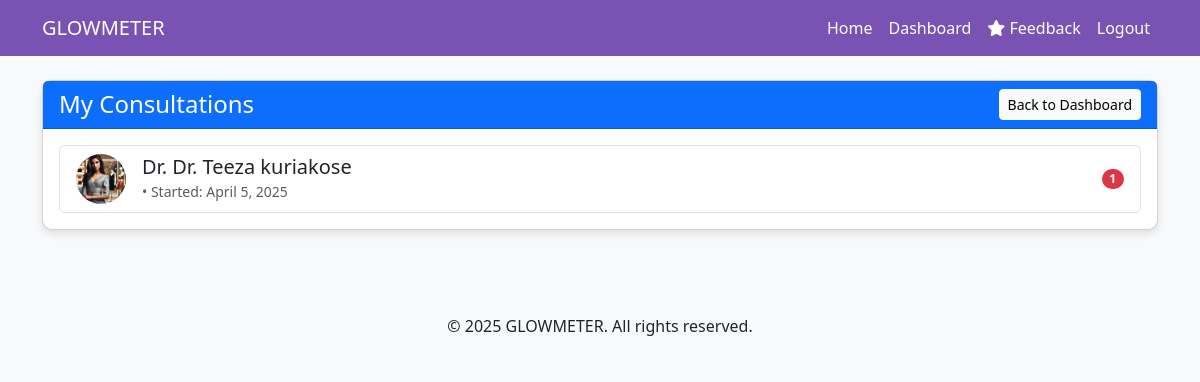
The app's page /my-consultations/ (signed in), older data.
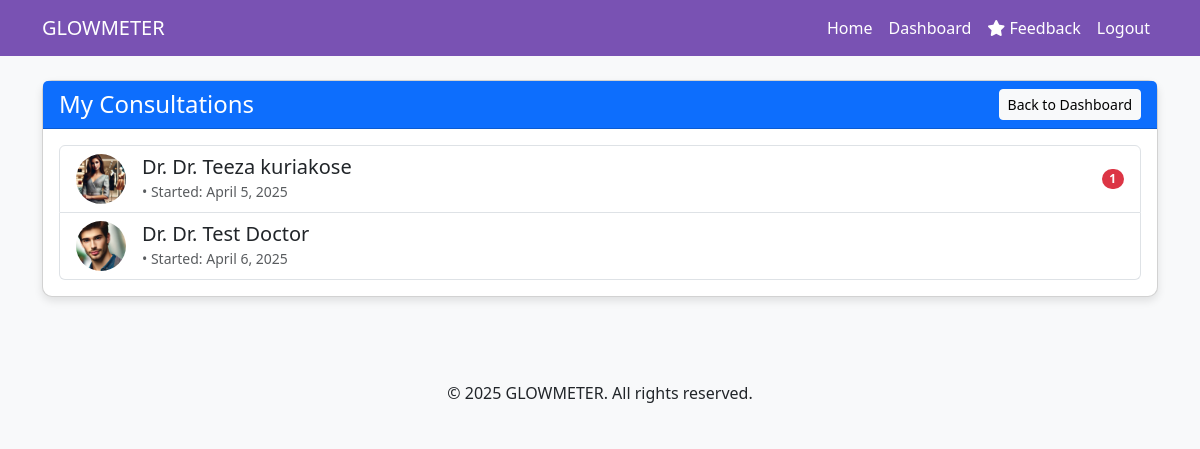
The same page, newer data.
### glowmeter_app/models.py (models this page shows, shortened)
class Consultation(models.Model):
    user = models.ForeignKey(User, on_delete=models.CASCADE, related_name='user_consultations')
    doctor = models.ForeignKey(Doctor, on_delete=models.CASCADE, related_name='doctor_consultations')
    started_at = models.DateTimeField(auto_now_add=True)
    is_active = models.BooleanField(default=True)

class Doctor(models.Model):
    user = models.OneToOneField(User, on_delete=models.CASCADE, related_name='doctor_profile')
    profile_picture = models.ImageField(upload_to='doctors/', null=True, blank=True)
    specialization = models.CharField(max_length=100, default='General')
    qualification = models.CharField(max_length=200, default='MBBS')
    experience_years = models.IntegerField(default=0)
    is_available = models.BooleanField(default=True)
    consultation_fee = models.DecimalField(max_digits=10, decimal_places=2, default=0.00)
    gpay_id = models.CharField(max_length=100, blank=True)
    @property
    def full_name(self):
        return f"Dr. {self.user.first_name} {self.user.last_name}".strip()

class User(AbstractBaseUser, PermissionsMixin):
    username = None
    email = models.EmailField(unique=True)
    first_name = models.CharField(max_length=30, blank=True)
    last_name = models.CharField(max_length=30, blank=True)
    profile_picture = models.ImageField(upload_to='admins/', null=True, blank=True)
    is_active = models.BooleanField(default=True)
    is_staff = models.BooleanField(default=False)
    is_doctor = models.BooleanField(default=False)
    is_admin = models.BooleanField(default=False)
    date_joined = models.DateTimeField(auto_now_add=True)
    USERNAME_FIELD = 'email'
    REQUIRED_FIELDS = []
    objects = UserManager()

### glowmeter_app/views.py (the view)
# urls.py: path('my-consultations/', views.my_consultations, name='my_consultations'),
@login_required
def my_consultations(request):
    user = request.user
    if user.is_doctor:
        consultations = Consultation.objects.filter(doctor=user.doctor_profile)
    else:
        consultations = Consultation.objects.filter(user=user)
    for consultation in consultations:
        consultation.unread_count = Message.objects.filter(
            consultation=consultation,
            is_read=False
        ).exclude(sender=user).count()
    context = {
        'consultations': consultations,
        'is_doctor': user.is_doctor
    }
    return render(request, 'my_consultations.html', context)

### templates/my_consultations.html (shortened to what this page needs)
{% extends 'base.html' %}
{% block content %}
<div class="container mt-4">
    <div class="row">
        <div class="col-md-12">
            <div class="card">
                <div class="card-header bg-primary text-white d-flex justify-content-between align-items-center">
                    <h4 class="mb-0">My Consultations</h4>
                    <a href="{% url 'dashboard' %}" class="btn btn-sm btn-light">Back to Dashboard</a>
                </div>
                <div class="card-body">
                    {% if consultations %}
                        <div class="list-group">
                            {% for consultation in consultations %}
                                <a href="{% url 'consultation' consultation_id=consultation.id %}" class="list-group-item list-group-item-action d-flex justify-content-between align-items-center">
                                    <div class="d-flex align-items-center">
                                        {% if is_doctor %}
                                            {% if consultation.user.user_profile.profile_picture %}
                                                <img src="{{ consultation.user.user_profile.profile_picture.url }}" alt="Profile" class="rounded-circle me-3" style="width: 50px; height: 50px; object-fit: cover;">
                                            {% else %}
                                                <img src="https://via.placeholder.com/50" alt="Profile" class="rounded-circle me-3">
                                            {% endif %}
                                            <div>
                                                <h5 class="mb-0">{{ consultation.user.user_profile.full_name }}</h5>
                                                <small class="text-muted">Started: {{ consultation.started_at|date:"F j, Y" }}</small>
                                            </div>
                                        {% else %}
                                            {% if consultation.doctor.profile_picture %}
                                                <img src="{{ consultation.doctor.profile_picture.url }}" alt="Profile" class="rounded-circle me-3" style="width: 50px; height: 50px; object-fit: cover;">
                                            {% else %}
                                                <img src="https://via.placeholder.com/50" alt="Profile" class="rounded-circle me-3">
                                            {% endif %}
                                            <div>
                                                <h5 class="mb-0">Dr. {{ consultation.doctor.full_name }}</h5>
                                                <small class="text-muted">{{ consultation.doctor.specialty }} • Started: {{ consultation.started_at|date:"F j, Y" }}</small>
                                            </div>
                                        {% endif %}
                                    </div>
                                    {% if consultation.unread_count > 0 %}
                                        <span class="badge bg-danger rounded-pill">{{ consultation.unread_count }}</span>
                                    {% endif %}
                                </a>
                            {% endfor %}
                        </div>
                    {% endif %}
                </div>
            </div>
        </div>
    </div>
</div>
{% endblock %}

Row changes from the older to the newer data that the page shows:
added Consultation: doctor.profile_picture (picture), doctor.full_name "Dr. Test Doctor", started_at "April 6, 2025"
